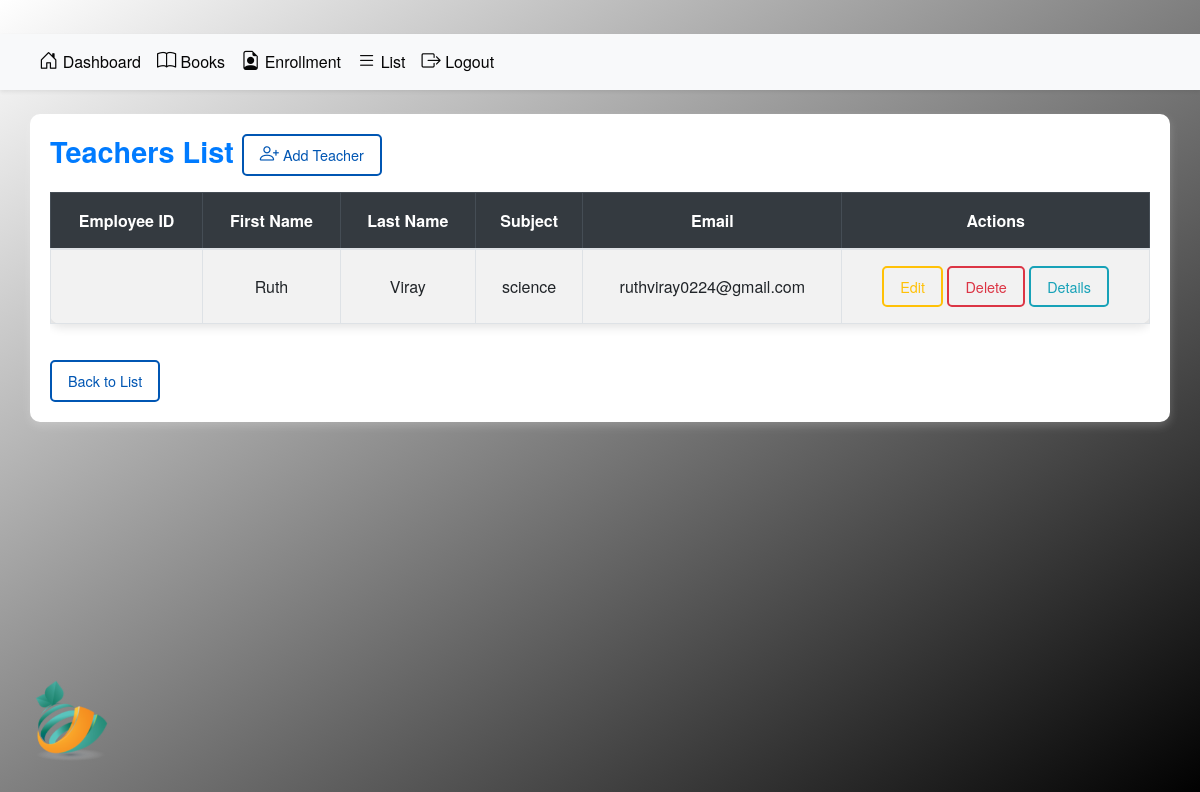
Screenshot of /teachers/ with the database file from the repository.
### app/models.py (models this page shows, shortened)
class Teacher(models.Model):
    first_name = models.CharField(max_length=100)
    last_name = models.CharField(max_length=100)
    subject = models.CharField(max_length=100)
    email = models.EmailField()
    gender = models.CharField(max_length=10)  # Male, Female, Other
    age = models.IntegerField()
    address = models.TextField()
    date_of_birth = models.DateField()

### app/views.py (the view)
# urls.py: path('teachers/', TeacherListView.as_view(), name='teachers'),
class TeacherListView(ListView):
    model = Teacher
    template_name = 'app/teacher_list.html'
    context_object_name = 'teachers'

### app/templates/app/teacher_list.html (shortened to what this page needs)
{% load static %}
{% block content %}
<head>
    <link href="https://cdn.jsdelivr.net/npm/bootstrap-icons/font/bootstrap-icons.css" rel="stylesheet">
    <link href="https://stackpath.bootstrapcdn.com/bootstrap/4.5.2/css/bootstrap.min.css" rel="stylesheet">
    <link href="{% static 'css/base.css' %}" rel="stylesheet">
</head>
<div class="text-center my-4">
    <img class="mylogo img-fluid" src="{% static 'images/logo.png' %}" alt="Logo">
</div>
{% include 'app/adminbar.html' %}
<div class="container mb-4">
    <h3 class="section-title text-primary mb-3">Teachers List  <a href="{% url 'teacher_create' %}" class="btn btn-outline-primary btn-sm">
            <i class="bi bi-person-plus"></i> Add Teacher
        </a></h3>
    <div class="table-responsive">
        <table class="table table-striped table-bordered">
            <thead class="table-dark">
                <tr>
                    <th>Employee ID</th>
                    <th>First Name</th>
                    <th>Last Name</th>
                    <th>Subject</th>
                    <th>Email</th>
                    <th>Actions</th>
                </tr>
            </thead>
            <tbody>
                {% for teacher in teachers %}
                <tr>
                    <td>{{ teacher.employee_id }}</td>
                    <td>{{ teacher.first_name }}</td>
                    <td>{{ teacher.last_name }}</td>
                    <td>{{ teacher.subject }}</td>
                    <td>{{ teacher.email }}</td>
                    <td>
                        <a href="{% url 'teacher_update' teacher.id %}" class="btn btn-outline-warning btn-sm">Edit</a>
                        <a href="{% url 'teacher_delete' teacher.id %}" class="btn btn-outline-danger btn-sm">Delete</a>
                        <a href="{% url 'teacher_detail' teacher.id %}" class="btn btn-outline-info btn-sm">Details</a>
                    </td>
                </tr>
                {% endfor %}
            </tbody>
        </table>
    </div>
    <a href="{% url 'list' %}" class="btn btn-outline-primary btn-sm">Back to List</a>
</div>
{% endblock content %}

### static/css/base.css (style rules this page uses)
.section-title { color: #ffffff; font-weight: bold; font-size: 1.5rem; margin-bottom: 15px; }
.container { background-color: rgb(255, 255, 255); border-radius: 10px; box-shadow: 0 4px 10px rgba(255, 255, 255, 0.2); padding: 20px; margin-top: 20px; }
.mylogo { width: 100px; height: auto; position: fixed; bottom: 20px; left: 20px; z-index: 999; }
.btn-outline-primary { font-size: 1rem; font-weight: 500; }
.bi { font-size: 1.2rem; }
.btn-outline-primary { font-weight: 500; }
.btn { border-radius: 8px; }
.section-title { font-weight: 600; font-size: 1.5rem; color: navy; }
.table { font-size: 1rem; border-radius: 10px; box-shadow: 0px 4px 10px rgba(0, 0, 0, 0.1); }
.table-dark { background-color: #343a40; color: white; }
.table th, .table td { padding: 15px; text-align: center; }
.btn { border-radius: 8px; font-weight: 500; }
.btn-outline-primary { border-color: navy; color: navy; }

### app/templates/app/teacher_list.html (style rules this page uses)
.mylogo { max-width: 150px; margin-bottom: 1rem; }
.section-title { font-size: 1.8rem; color: #2a3d66; font-weight: bold; margin-bottom: 1.5rem; }
.table th, .table td { text-align: center; vertical-align: middle; padding: 1rem; }
.btn-sm { padding: 8px 16px; font-size: 0.9rem; border-radius: 5px; transition: all 0.3s ease; }
.btn-outline-warning { border: 2px solid #ffc107; color: #ffc107; }
.btn-outline-danger { border: 2px solid #dc3545; color: #dc3545; }
.btn-outline-info { border: 2px solid #17a2b8; color: #17a2b8; }
.btn-outline-primary { border: 2px solid #0056b3; color: #0056b3; }
.container { margin-bottom: 2rem; }
.table-responsive { margin-bottom: 20px; }

### rows the page displays
Teacher: first_name "Ruth", last_name "Viray", subject "science", email "ruthviray0224@gmail.com"
